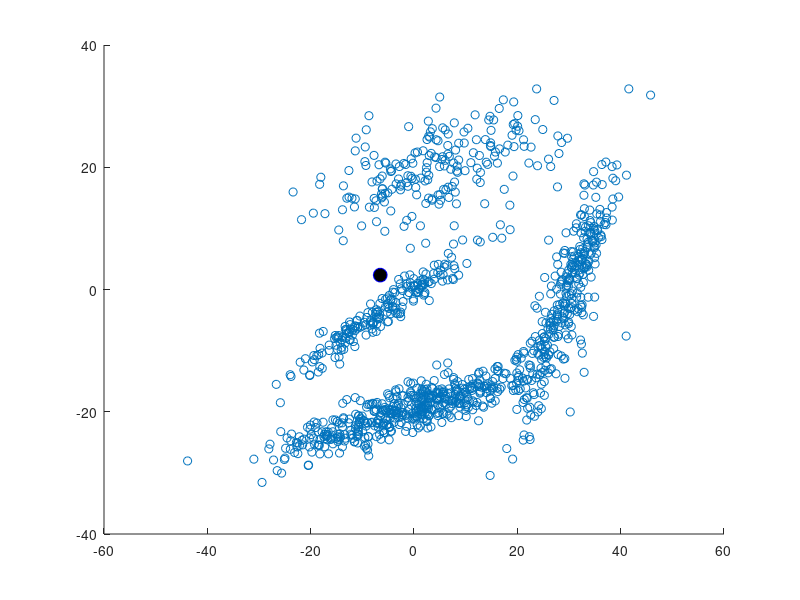

MATLAB code to generate this figure: (Note: this script raises an error after producing the figure.)
% this script is to implement EM algorithm. 

%generate sets 
clear
clc

load('dataset_test.mat')

%fh(1) = figure(1);
%clf(fh(1))
%scatter(DD)

K=4; % this is number of clusters, hyperparameter
[rows,~] =size(DD);
% Now let us fit the gaussians
% intialize
Pi=ones(K)*1/4; % initial responsibilities are set to be equal in the beginning
estim_mu=randn(K,2); % estimate of the centroids

% estimates of the covariance matrices for each cluster
c_estim(1).matrix =[1,3;4,2]*[3,0 ;0, 2]*[1,3;4,2]';
c_estim(2).matrix =[1,3;4,2]*[3,0 ;0, 2]*[1,3;4,2]';
c_estim(3).matrix =[1,3;4,2]*[3,0 ;0, 2]*[1,3;4,2]';
c_estim(4).matrix =[1,3;4,2]*[3,0 ;0, 2]*[1,3;4,2]';

fh(2) = figure(2);

%now start mayn loop
exit_flag=0;
l=1;
while exit_flag==0
    % E step
    %recompute responsibilities 
    for i=1:rows
        for k=1:K
            tau(i,k) = Pi(k)*mvnpdf(DD(i,:),estim_mu(k,:),c_estim(k).matrix);
        end
        Tau(i)=sum(tau(i,:));
        for k=1:K
            r(i,k) = tau(i,k)/Tau(i);
        end
    end
    
    % M step
    for k=1:K
        Pi(k) = sum(r(:,k))/rows;
        %estim_mu
        
        for i=1:rows
            rr(i,:)=DD(i,:)*r(i,k);
        end
        estim_mu(k,:)=sum(rr)/sum(r(:,k));
        
        sumriks=zeros(2,2);
        
        for i=1:rows
            sumriks=sumriks+r(i,k)*DD(i,:)'*DD(i,:);
        end
        
        c_estim(k).matrix = sumriks/sum(r(:,k))-estim_mu(k,:)'*estim_mu(k,:);
    end
        
    % loglig   NB!  at this point you may update it.  
    for i=1:rows
        for k=1:K
            term1(k)=r(i,k)*log(Pi(k));
            term2(k)=r(i,k)*log(mvnpdf(DD(i,:),estim_mu(k,:),c_estim(k).matrix));
        end
        TERM1(i)=sum(term1);
        TERM2(i)=sum(term2);
    end
    l=l+1;
    loglik=sum(TERM1)+sum(TERM2);
    clear TERM1 TERM2 term1 term2
    
    
    clf(fh(2))
    scatter(DD(:,1),DD(:,2))
    hold on
    for k=1:K
        C=cov(c_estim(k).matrix);
        [a,b] = eig(c_estim(k).matrix);
        r_1 = sqrt(b(1,1));
        r_2 = sqrt(b(2,2));
        plot(estim_mu(k,1),estim_mu(k,2),'o','MarkerFaceColor','black','MarkerEdgeColor','blue','MarkerSize',10)
        hold on
        
        ellipse = ellipse2D(r_1,r_2,estim_mu(k,1),estim_mu(k,2),c_estim(k).matrix,20);
        plot(ellipse(:,1),ellipse(:,2))
    end
    pause(0.1)
    % please add convergence condition yourself
end
% NB!  we do not return hard clusters here. 